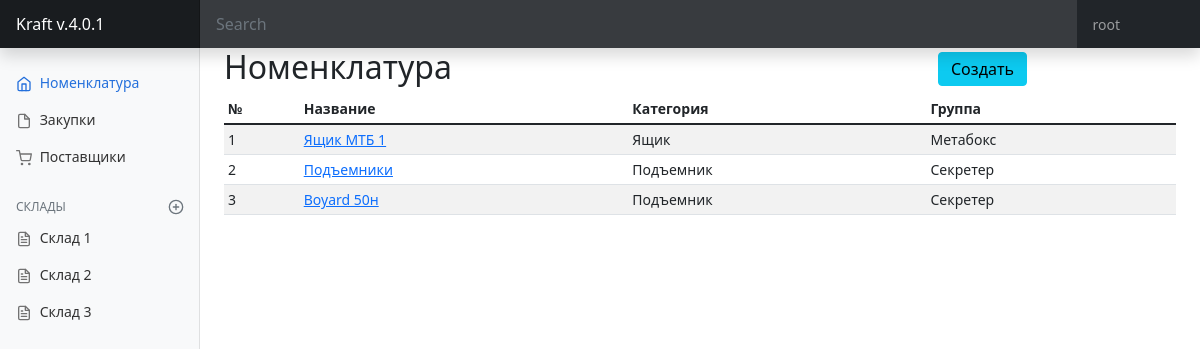
Page /supply/ (signed in) on the committed database.
### supply/models.py (models this page shows, shortened)
class Storage(models.Model):
    name = models.CharField(max_length=150, verbose_name='название склада')
    type_storage = models.ForeignKey(
        TypeStorage,
        on_delete=models.PROTECT,
        verbose_name='тип склада',
        related_name='storage'
    )
    def __str__(self):
        return self.name

class Nomenclature(models.Model):
    name = models.CharField(max_length=255, verbose_name='название')
    category = models.ForeignKey(
        Category,
        on_delete=models.PROTECT,
        verbose_name='категория'
    )
    group = models.ForeignKey(
        Group,
        on_delete=models.PROTECT,
        verbose_name='группа'
    )

class Category(models.Model):
    name = models.CharField(max_length=150, verbose_name='категория')
    def __str__(self):
        return self.name

class Group(models.Model):
    name = models.CharField(max_length=150, verbose_name='группа')
    category = models.ForeignKey(
        Category,
        on_delete=models.PROTECT,
        verbose_name='категория'
    )
    def __str__(self):
        return self.name

### supply/views.py (the view, shortened to what this page needs)
# urls.py: path('', views.NomenclatureList.as_view(), name='supply_nomenclature'),
class NomenclatureList(ListView, FormView):
    model = Nomenclature
    template_name = 'supply/supply_nomenclature.html'
    form_class = NomenclatureForm
    success_url = '/supply'
    def get_context_data(self, *, object_list=None, **kwargs):
        context = super().get_context_data(**kwargs)
        storages = Storage.objects.all()
        context['storages'] = storages
        storage_id = self.kwargs.get('storage_id')
        context['storage_id'] = storage_id
        return context

### supply/forms.py
class NomenclatureForm(DynamicFormMixin, forms.ModelForm):
    def group_choices(form):
        category = form['category'].value()
        return Group.objects.filter(category=category)
    def initial_group(form):
        category = form['category'].value()
        return Group.objects.filter(category=category).first()
    category = forms.ModelChoiceField(
        queryset=Category.objects.all(),
        initial=Category.objects.first()
    )
    group = DynamicField(
        forms.ModelChoiceField,
        queryset=group_choices,
        initial=initial_group,
    )
    class Meta:
        model = Nomenclature
        fields = '__all__'

### crm/LoginRequiredMiddleware.py (called while the page is built, shortened)
    def process_request(self, request):
        assert hasattr(request, 'user'), "The Login Required Middleware"

### supply/templates/supply/supply_nomenclature.html (shortened to what this page needs)
{% extends 'base.html' %}
{% block left_menu %}
  {% include 'supply/includes/supply_main_menu.html' %}
{% endblock %}
{% block content %}
  <div class="row">
    <div class="col"><h2>Номенклатура</h2></div>
    <div class="col-3">
      <button type="button" class="btn btn-info py-1 my-1"
              data-bs-toggle="modal" data-bs-target="#exampleModal">Создать
      </button>
    </div>
  </div>
  <div class="table-responsive">
    <table class="table table-striped table-sm">
      <thead>
      <tr>
        <th scope="col">№</th>
        <th scope="col">Название</th>
        <th scope="col">Категория</th>
        <th scope="col">Группа</th>
      </tr>
      </thead>
      <tbody>
      {% for obj in object_list %}
        <tr>
          <td>{{ obj.pk }}</td>
          <td><a href="#">{{ obj.name }}</a></td>
          <td>{{ obj.category }}</td>
          <td>{{ obj.group }}</td>
        </tr>
      {% endfor %}
      </tbody>
    </table>
  </div>
{% endblock %}

### templates/base.html (shortened to what this page needs)
{% load static %}
<!doctype html>
<html lang="ru">
<head>
  <link href="https://cdn.jsdelivr.net/npm/bootstrap@5.1.3/dist/css/bootstrap.min.css"
        rel="stylesheet"
>
  <link href="https://cdn.jsdelivr.net/npm/bootstrap@5.0.2/dist/css/bootstrap.min.css"
        rel="stylesheet"
>
  <link href={% static 'css/dashboard.css' %} rel="stylesheet">
</head>
<body>
<header class="navbar navbar-dark sticky-top bg-dark flex-md-nowrap p-0 shadow">
  <a class="navbar-brand col-md-3 col-lg-2 me-0 px-3"
     href="{% url 'main:index' %}">
    Kraft v.4.0.1</a>
  <form action="{% url 'crm:crm_customers' %}" class="w-100">
    <input class="form-control form-control-dark w-100" type="text"
           placeholder="Search" aria-label="Search" name="search">
  </form>
  <div class="navbar-nav me-5">
    <div class="nav-item text-nowrap me-3">
      <a class="nav-link px-3"
         href="{% url 'users:login' %}">{{ user.username }}</a>
    </div>
  </div>
</header>
<div class="container-fluid">
  <div class="row">
    <nav id="sidebarMenu"
         class="col-md-3 col-lg-2 d-md-block bg-light sidebar collapse">
      <div class="position-sticky pt-3">
        {% block left_menu %}
        {% endblock %}
      </div>
    </nav>
    <main class="col-md-9 ms-sm-auto col-lg-10 px-md-4">
      <div class="row">
        {% block content %}
        {% endblock %}
      </div>
    </main>
  </div>
</div>
</body>
</html>

### supply/templates/supply/includes/supply_main_menu.html
{% with request.resolver_match.view_name as view_name %}
  <ul class="nav flex-column">
    <li class="nav-item">
      <a class="nav-link {% if view_name == 'supply:supply_nomenclature' %} active {% endif %}"
         href="{% url 'supply:supply_nomenclature' %}">
        <span data-feather="home"></span>
        Номенклатура
      </a>
    </li>
    <li class="nav-item">
      <a class="nav-link {% if view_name == 'supply:supply_purchase' %} active {% endif %}"
         href="{% url 'supply:supply_purchase' %}">
        <span data-feather="file"></span>
        Закупки
      </a>
    </li>
    <li class="nav-item">
      <a class="nav-link {% if view_name == 'supply:supply_contractors' %} active {% endif %}"
         href="{% url 'supply:supply_contractors' %}">
        <span data-feather="shopping-cart"></span>
        Поставщики
      </a>
    </li>
  </ul>
  <h6 class="sidebar-heading d-flex justify-content-between align-items-center px-3 mt-4 mb-1 text-muted">
          <span>Склады</span>
          <a class="link-secondary" href="#" aria-label="Add a new report">
            <span data-feather="plus-circle"></span>
          </a>
        </h6>
        <ul class="nav flex-column mb-2">
        {% for store in storages %}
          <li class="nav-item">
            <a class="nav-link {% if storage_id == store.id %} active {% endif %}"
         href="{% url 'supply:supply_storage' storage_id=store.id %}">
              <span data-feather="file-text"></span>
              {{ store }}
            </a>
          </li>
        {% endfor %}
        </ul>
{% endwith %}

### static/css/dashboard.css (style rules this page uses)
body { font-size: .875rem; }
.feather { width: 16px; height: 16px; vertical-align: text-bottom; }
.sidebar { position: fixed; top: 0; bottom: 0; left: 0; z-index: 100; padding: 48px 0 0; box-shadow: inset -1px 0 0 rgba(0, 0, 0, .1); }
.sidebar .nav-link { font-weight: 500; color: #333; }
.sidebar .nav-link .feather { margin-right: 4px; color: #727272; }
.sidebar .nav-link.active { color: #2470dc; }
.sidebar .nav-link:hover .feather, .sidebar .nav-link.active .feather { color: inherit; }
.sidebar-heading { font-size: .75rem; text-transform: uppercase; }
.navbar-brand { padding-top: .75rem; padding-bottom: .75rem; font-size: 1rem; background-color: rgba(0, 0, 0, .25); box-shadow: inset -1px 0 0 rgba(0, 0, 0, .25); }
.navbar .form-control { padding: .75rem 1rem; border-width: 0; border-radius: 0; }
.form-control-dark { color: #fff; background-color: rgba(255, 255, 255, .1); border-color: rgba(255, 255, 255, .1); }

### rows in the picture
Storage: name "Склад 1"
Storage: name "Склад 2"
Storage: name "Склад 3"
Nomenclature: pk "1", name "Ящик МТБ 1", category "Ящик", group "Метабокс"
Nomenclature: pk "2", name "Подъемники", category "Подъемник", group "Секретер"
Nomenclature: pk "3", name "Boyard 50н", category "Подъемник", group "Секретер"

### other values in the picture
{{ user.username }} "root"
